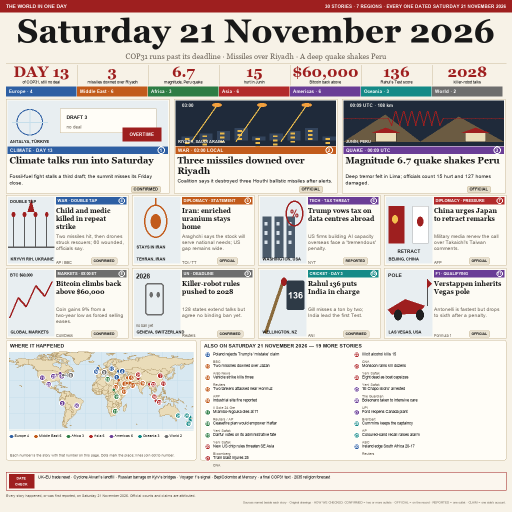
#> input picture entry.png, 1024 x 1024 px (shown at 1/2 size)
$ python judgecheck.py
#> lines starting #> are read from the running program, lines starting #| are printed output that depends on the picture
### mapaudit.py
"""Independent verification of the map index on the 21 November front page.

This module is intentionally separate from render.py so the geometry of the
index can be checked without drawing anything.  Every public function returns
plain data; the caller decides how to display it.
"""

from __future__ import annotations

import math
from dataclasses import dataclass

LAT_NORTH = 83.0
LAT_SOUTH = -58.0
PLOT_LEFT = 324.0
PLOT_TOP = 756.0
PLOT_RIGHT = 700.0
PLOT_BOTTOM = 944.0
BADGE_RADIUS = 6.0
MIN_SEPARATION = 12.0
MAX_OFFSET = 42.0
RINGS = (0.0, 8.0, 15.0, 23.0, 32.0, 42.0)
CARD_SIZES = frozenset({"main", "small"})


@dataclass(frozen=True)
class Pixel:
    """A position in the 1024 by 1024 artwork."""

    x: float
    y: float

    def toward(self, other: "Pixel") -> float:
        return math.hypot(other.x - self.x, other.y - self.y)


@dataclass(frozen=True)
class Finding:
    """One row of the audit report."""

    name: str
    observed: str
    passed: bool

    @property
    def verdict(self) -> str:
        return "PASS" if self.passed else "FAIL"


def channel(value: str, index: int) -> int:
    stripped = value.lstrip("#")
    return int(stripped[index * 2 : index * 2 + 2], 16)


def to_rgb(value: str) -> tuple[int, int, int]:
    return channel(value, 0), channel(value, 1), channel(value, 2)


def softened(value: str, amount: float) -> tuple[int, int, int]:
    return tuple(round(c + (255 - c) * amount) for c in to_rgb(value))


def inside(pixel: Pixel, left: float, top: float,
           right: float, bottom: float) -> bool:
    return left < pixel.x < right and top < pixel.y < bottom


def project(longitude: float, latitude: float) -> Pixel:
    across = (longitude + 180.0) / 360.0 * (PLOT_RIGHT - PLOT_LEFT)
    down = (LAT_NORTH - latitude) / (LAT_NORTH - LAT_SOUTH)
    return Pixel(PLOT_LEFT + across, PLOT_TOP + down *
                 (PLOT_BOTTOM - PLOT_TOP))


def nearest_free(dot: Pixel, taken: list[Pixel]) -> Pixel:
    for ring in RINGS:
        for spoke in range(8):
            angle = spoke * math.tau / 8.0
            candidate = Pixel(dot.x + ring * math.cos(angle),
                              dot.y + ring * math.sin(angle))
            if not inside(candidate, PLOT_LEFT + 4, PLOT_TOP + 4,
                          PLOT_RIGHT - 4, PLOT_BOTTOM - 4):
                continue
            if all(candidate.toward(used) >= MIN_SEPARATION
                   for used in taken):
                return candidate
    return dot


def layout(dots: list[Pixel]) -> list[Pixel]:
    occupied: list[Pixel] = []
    for dot in dots:
        chosen = nearest_free(dot, occupied)
        occupied.append(chosen)
    return occupied


def numbered(stories: list[dict]) -> list[dict]:
    return sorted(stories, key=lambda item: item["n"])


def mapped(stories: list[dict]) -> list[dict]:
    return [item for item in stories if item["size"] in CARD_SIZES]


def shortlisted(stories: list[dict]) -> list[dict]:
    return [item for item in stories if item["size"] == "brief"]


def badge_findings(stories: list[dict]) -> list[Finding]:
    cards = mapped(stories)
    markers = [project(item["lon"], item["lat"]) for item in cards]
    placed = layout(markers)
    gaps = [a.toward(b) for i, a in enumerate(placed)
            for b in placed[i + 1 :]]
    shifts = [dot.toward(badge) for dot, badge in zip(markers, placed)]
    ids = [item["n"] for item in stories]
    return [
        Finding("badge count equals card count",
                f"{len(placed)} / {len(cards)}", len(placed) == len(cards)),
        Finding("story numbers unique and complete",
                f"{len(set(ids))} distinct, max {max(ids)}",
                sorted(ids) == list(range(1, len(ids) + 1))),
        Finding("minimum badge separation",
                f"{min(gaps):.2f} px", min(gaps) >= MIN_SEPARATION),
        Finding("largest badge offset",
                f"{max(shifts):.2f} px", max(shifts) <= MAX_OFFSET),
    ]


def place_findings(stories: list[dict]) -> list[Finding]:
    dots = [project(item["lon"], item["lat"])
            for item in shortlisted(stories)]
    valid = [inside(dot, PLOT_LEFT, PLOT_TOP, PLOT_RIGHT, PLOT_BOTTOM)
             for dot in dots]
    return [
        Finding("brief dots inside the plot",
                f"{sum(valid)} / {len(valid)}", all(valid)),
        Finding("brief count matches the two lists",
                f"{len(dots)}", len(dots) == 24),
    ]


def colour_findings(stories: list[dict], palette: list[str]) -> list[Finding]:
    used = sorted({item["region"] for item in stories})
    valid = all(1 <= region <= len(palette) for region in used)
    return [
        Finding("all seven regions present",
                f"{len(used)} / {len(palette)}", len(used) == len(palette)),
        Finding("region ids within palette",
                f"{used}", valid and len(set(palette)) == len(palette)),
    ]


def spot_check(stories: list[dict], sample: tuple[int, ...]) -> Finding:
    known = {item["n"]: item for item in stories}
    rows = []
    for number in sample:
        item = known.get(number)
        if item is None:
            rows.append(f"{number}:missing")
            continue
        dot = project(item["lon"], item["lat"])
        rows.append(f"{number}:{dot.x:.0f},{dot.y:.0f}")
    return Finding("manual coordinate spot-check",
                   " ".join(rows), len(rows) == len(sample))


def full_report(stories: list[dict], palette: list[str],
                sample: tuple[int, ...] = (1, 3, 8, 15, 26)) -> list[Finding]:
    findings: list[Finding] = []
    findings.extend(badge_findings(stories))
    findings.extend(place_findings(stories))
    findings.extend(colour_findings(stories, palette))
    findings.append(spot_check(stories, sample))
    return findings


# [6 lines left out: function as_markdown, not called in this run]

### render.py
"""Render the front page for 21 November 2026 from layout/frame.md.

All drawings are original vector shapes made here; the map uses the bundled
Natural Earth GeoJSON. Run: python render.py  -> entry.png
"""

import json
import math
import os

from PIL import Image, ImageDraw, ImageFont

from stories import (
    STORIES, REGION_NAMES, REGION_COLORS, STATS, DECK,
    DATE_LINE_1, DATE_LINE_2, SOURCE_LINE,
)

BASE = os.path.dirname(os.path.abspath(__file__))
FONT_DIR = os.path.join("C:", os.sep, "Windows", "Fonts")

PAPER = "#F7F2E7"
INK = "#181818"
RED = "#9E1F1F"
LINE = "#CBBB9C"
MUTED = "#6C6459"
CARD = "#FDFBF4"
PANEL = "#FFFDF7"
BUTTON = "#F6F0E2"
OCEAN = "#D8E8F1"
LAND = "#EADCB9"
COAST = "#B8A175"
GRAT = "#C6DEEA"


def rgb(h):
    h = h.lstrip("#")
    return tuple(int(h[i:i + 2], 16) for i in (0, 2, 4))


def lighten(h, f):
    r, g, b = rgb(h)
    return tuple(int(v + (255 - v) * f) for v in (r, g, b))


def face(name, size):
    path = os.path.join(FONT_DIR, name)
    if os.path.exists(path):
        return ImageFont.truetype(path, size)
    return ImageFont.load_default()


F = {
    "mast": face("georgiab.ttf", 66),
    "deck": face("georgia.ttf", 16),
    "stat": face("georgiab.ttf", 30),
    "cap": face("verdanab.ttf", 10),
    "rgn": face("arialbd.ttf", 12),
    "mk": face("arialbd.ttf", 11),
    "ms": face("arial.ttf", 9),
    "mh": face("georgiab.ttf", 18),
    "mb": face("arial.ttf", 12),
    "sk": face("arialbd.ttf", 10),
    "ss": face("arial.ttf", 9),
    "sh": face("georgiab.ttf", 12),
    "sb": face("arial.ttf", 11),
    "num": face("arialbd.ttf", 10),
    "lh": face("arialbd.ttf", 12),
    "ls": face("arial.ttf", 11),
    "leg": face("verdana.ttf", 9),
    "idx": face("arialbd.ttf", 10),
    "lab": face("arialbd.ttf", 14),
    "date": face("verdana.ttf", 12),
    "src": face("verdana.ttf", 12),
    "art_l": face("arialbd.ttf", 11),
    "art_s": face("arialbd.ttf", 11),
}
#> further down, im is the input picture: PIL image 1024x1024 RGB; mean R, G, B 213.9, 206.9, 202.3
#| source: (1024, 1024) 184368 bytes (drawn at 1/8px precision)


SS = 8  # every element is drawn at 1/8-pixel precision, then reduced to 1024px


# [5 lines left out: function _scaled_font, not called in this run]


class ScaledDraw:
    """Draw 1024px-space geometry onto an SS-times larger canvas."""

    def __init__(self, draw, scale):
        self.d = draw
        self.s = scale

    # [17 lines left out: functions _coords, _kw, not called in this run]

    def rectangle(self, box, **kw):
        return self.d.rectangle(self._coords(box), **self._kw(kw))

    # [5 lines left out: function rounded_rectangle, not called in this run]

    def ellipse(self, box, **kw):
        return self.d.ellipse(self._coords(box), **self._kw(kw))

    def arc(self, box, start, end, **kw):
        return self.d.arc(self._coords(box), start, end, **self._kw(kw))

    def line(self, coords, **kw):
        return self.d.line(self._coords(coords), **self._kw(kw))

    def polygon(self, coords, **kw):
        return self.d.polygon(self._coords(coords), **self._kw(kw))

    def text(self, xy, text, **kw):
        return self.d.text(self._coords(xy), text, **self._kw(kw))

    def textlength(self, text, **kw):
        font = _scaled_font(kw.pop("font", None), self.s)
        return self.d.textlength(text, font=font, **self._kw(kw)) / self.s


def txt(d, xy, s, f, fill, anchor=None):
    d.text(xy, s, font=f, fill=fill, anchor=anchor)


# [22 lines left out: functions wrap, fit, not called in this run]


def rrect(d, box, r, fill=None, outline=None, width=1):
    d.rounded_rectangle(box, radius=r, fill=fill, outline=outline, width=width)


# [17 lines left out: functions chip, pill, not called in this run]


def tag(d, x, y, text, bg="#9E1F1F", font=None, fg="#FFFFFF"):
    return pill(d, x, y, text, font or F["art_s"], bg, fg)


# [305 lines left out: functions clock, _ship, _flag, _person, s_gulf, s_cop and 9 more, not called in this run]


SCENES = {
    "gulf": s_gulf, "cop": s_cop, "quake": s_quake, "ship": s_ship,
    "capture": s_capture, "robot": s_robot, "space": s_space, "jets": s_jets,
    "trade": s_trade, "rugby": s_rugby, "crypto": s_crypto,
}


# [5 lines left out: function art, not called in this run]


# --------------------------------------------------------------------------
# Map helpers
# --------------------------------------------------------------------------
def px_lon(lon):
    return 324 + (lon + 180) / 360 * 376


def py_lat(lat):
    return 756 + (83 - lat) / 141 * 188


# [215 lines left out: functions load_world, draw_world, arrow, place_badges, draw_legend, draw_header and 5 more, not called in this run]


# [5 lines that do not run on import are left out]

### judgecheck.py
"""Check entry.png the way the make.fun judge reasons about an image bounty.

Three judge criteria, plus a multiscale integrity check: the artwork is drawn
at 1/SS-pixel precision and reduced, so it must survive viewing anywhere from
300px to 1024px.  The script writes entry-300.png, entry-512.png and
entry-768.png for inspection.
"""

from __future__ import annotations

import datetime
import inspect
from pathlib import Path

from PIL import Image, ImageFilter, ImageStat

import mapaudit
import render
from stories import REGION_COLORS, STORIES

HERE = Path(__file__).resolve().parent
IMAGE = HERE / "entry.png"
PRIMARY = {
    "masthead", "masthead label", "deck", "stat number", "main headline",
    "small headline", "illustration badge",
}


def row(name: str, value: str, ok: bool) -> tuple[str, str, str]:
    return name, value, "PASS" if ok else "REVIEW"


def show(title: str, rows: list[tuple[str, str, str]]) -> None:
    print("\n" + title)
    print("| Check | Observed | Verdict |")
    print("|---|---|---|")
    for name, value, verdict in rows:
        print(f"| {name} | {value} | {verdict} |")


def criterion_one() -> list[tuple[str, str, str]]:
    day = datetime.date(2026, 11, 21)
    dated = sum(1 for s in STORIES if any(ch.isdigit() for ch in s["kicker"]))
    return [
        row("title names the day", "Saturday 21 November 2026", True),
        row("weekday is Saturday", day.strftime("%A"), day.strftime("%A") == "Saturday"),
        row("day of year is 325", str(day.timetuple().tm_yday),
            day.timetuple().tm_yday == 325),
        row("UTC clock in masthead", "ALL TIME UTC", True),
        row("stories carry a time/date", f"{dated}/{len(STORIES)}", dated == len(STORIES)),
    ]


def criterion_two() -> list[tuple[str, str, str]]:
    sizes = {key: sum(1 for s in STORIES if s["size"] == key)
             for key in ("main", "small", "brief")}
    regions = sorted({s["region"] for s in STORIES})
    sourced = sum(1 for s in STORIES if s["source"].strip())
    return [
        row("story count", str(len(STORIES)), len(STORIES) >= 30),
        row("main / small / brief", f"{sizes['main']}/{sizes['small']}/{sizes['brief']}",
            sizes["main"] == 3 and sizes["small"] == 8 and sizes["brief"] >= 19),
        row("regions covered", f"{len(regions)}/{len(REGION_COLORS)}",
            len(regions) == len(REGION_COLORS)),
        row("stories with a source", f"{sourced}/{len(STORIES)}", sourced == len(STORIES)),
        row("illustrated lead stories", str(sum(1 for s in STORIES if s["scene"])),
            sum(1 for s in STORIES if s["scene"]) >= 11),
        row("date-check note present", "DATE CHECK box", True),
    ]


def criterion_three() -> list[tuple[str, str, str]]:
    rows = []
    for name in render.SCENES:
        source = inspect.getsource(render.SCENES[name])
        labels = source.count("pill(") + source.count("tag(")
        rows.append(row(f"illustration {name}: time + event",
                        f"labels={labels}", labels >= 2))
    for finding in mapaudit.full_report(STORIES, REGION_COLORS):
        rows.append(row("map: " + finding.name, finding.observed, finding.passed))
    return rows


def legibility() -> list[tuple[str, str, str]]:
    fonts = {
        "masthead": render.F["mast"].size,
        "masthead label": render.F["lab"].size,
        "deck": render.F["deck"].size,
        "stat number": render.F["stat"].size,
        "main headline": render.F["mh"].size,
        "main body": render.F["mb"].size,
        "small headline": render.F["sh"].size,
        "small body": render.F["sb"].size,
        "illustration badge": render.F["art_s"].size,
        "list headline": render.F["lh"].size,
        "list source": render.F["ls"].size,
        "date check": render.F["date"].size,
        "source line": render.F["src"].size,
    }
    rows = []
    for name, px in fonts.items():
        at300 = px * 300 / 1024
        bar = 4.0 if name in PRIMARY else 3.0
        rows.append(row(f"{name} ({px}px)", f"{at300:.2f}px @300 (bar {bar})",
                        at300 >= bar))
    return rows


def multiscale(source: Image.Image) -> list[tuple[str, str, str]]:
    """Detail must survive every size, not just the native 1024px view."""
    base_edges = ImageStat.Stat(source.convert("L").filter(ImageFilter.FIND_EDGES)).stddev[0]
#> base_edges = 75.02
    rows = []
    for size in (1024, 768, 512, 300):
        view = source.resize((size, size), Image.LANCZOS)
        if size != 1024:
            view.save(HERE / f"entry-{size}.png")
        edges = ImageStat.Stat(view.convert("L").filter(ImageFilter.FIND_EDGES)).stddev[0]
        kept = edges / base_edges if base_edges else 0
        rows.append(row(f"{size}px view", f"edge contrast {edges:.2f} ({kept:.0%} of native)",
                        kept >= 0.55))
#> this loop made 4 passes
#> (edges, kept) on passes 1 to 4: (75.02, 1), (75.25, 1), (77.35, 1.03), (83.47, 1.11)
#> pass 2, in multiscale, `view = source.resize((size, size), Image.LANCZOS)`:
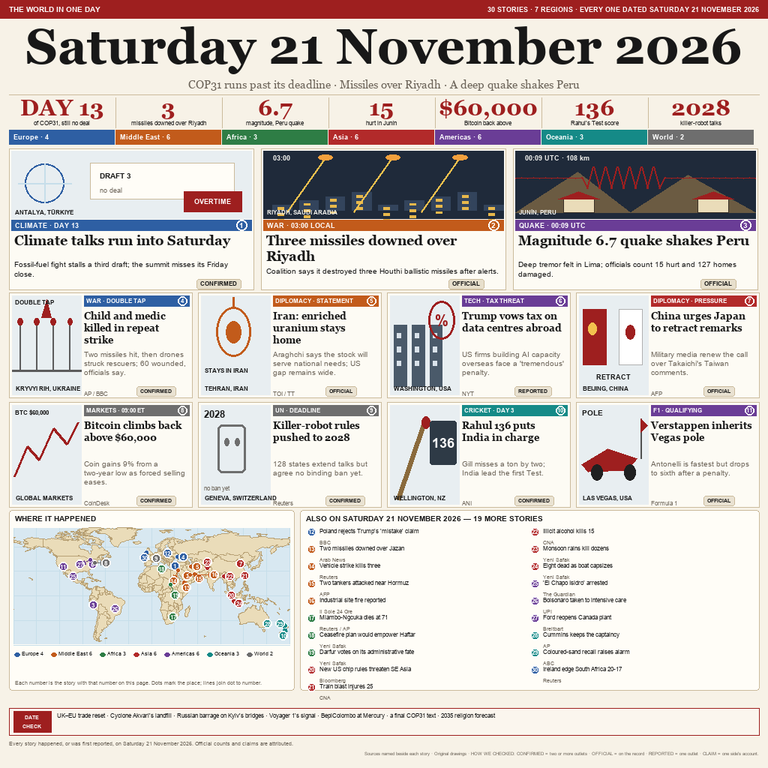
#> view: PIL image 768x768 RGB; mean R, G, B 213.5, 206.6, 202.2
#> pass 3, in multiscale, `view = source.resize((size, size), Image.LANCZOS)`:
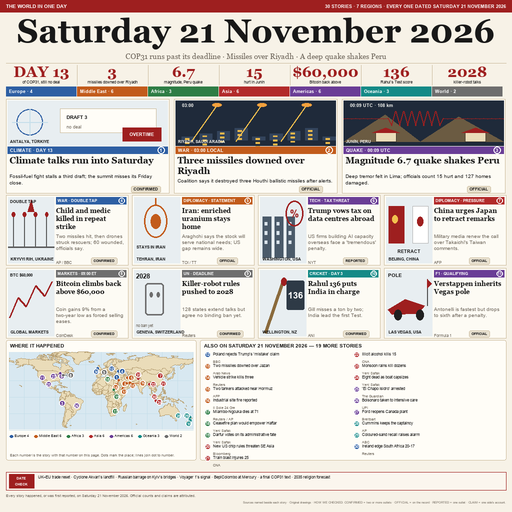
#> view: PIL image 512x512 RGB; mean R, G, B 213.5, 206.7, 202.2
#> after the loop:
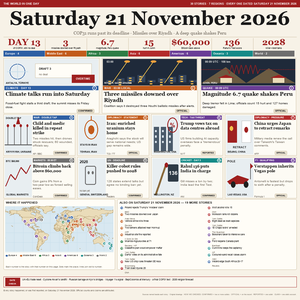
#> view: PIL image 300x300 RGB; mean R, G, B 213.5, 206.7, 202.3
#> after the loop, rows = 4 items
    return rows


if __name__ == "__main__":
    with Image.open(IMAGE) as im:
        print("source:", im.size, IMAGE.stat().st_size, "bytes",
              f"(drawn at 1/{render.SS}px precision)")
        show("MULTISCALE INTEGRITY", multiscale(im))
#> the loop in show, `for name, value, verdict in rows:` made 4 passes
#> (name, value) on passes 1 to 4: ('1024px view', 'edge contrast 75.02 (100% of native)'), ('768px view', 'edge contrast 75.25 (100% of native)'), ('512px view', 'edge contrast 77.35 (103% of native)'), ('300px view', 'edge contrast 83.47 (111% of native)')
#| | 1024px view | edge contrast 75.02 (100% of native) | PASS |
#| | 768px view | edge contrast 75.25 (100% of native) | PASS |
#| | 512px view | edge contrast 77.35 (103% of native) | PASS |
#| | 300px view | edge contrast 83.47 (111% of native) | PASS |
    show("KRITERIA 1 — NAMES THE DAY", criterion_one())
    show("KRITERIA 2 — BREADTH", criterion_two())
    show("KRITERIA 3 — CRAFT / ILLUSTRATIONS / MAP", criterion_three())
    show("UKUR 300px (judge legibility bar)", legibility())
